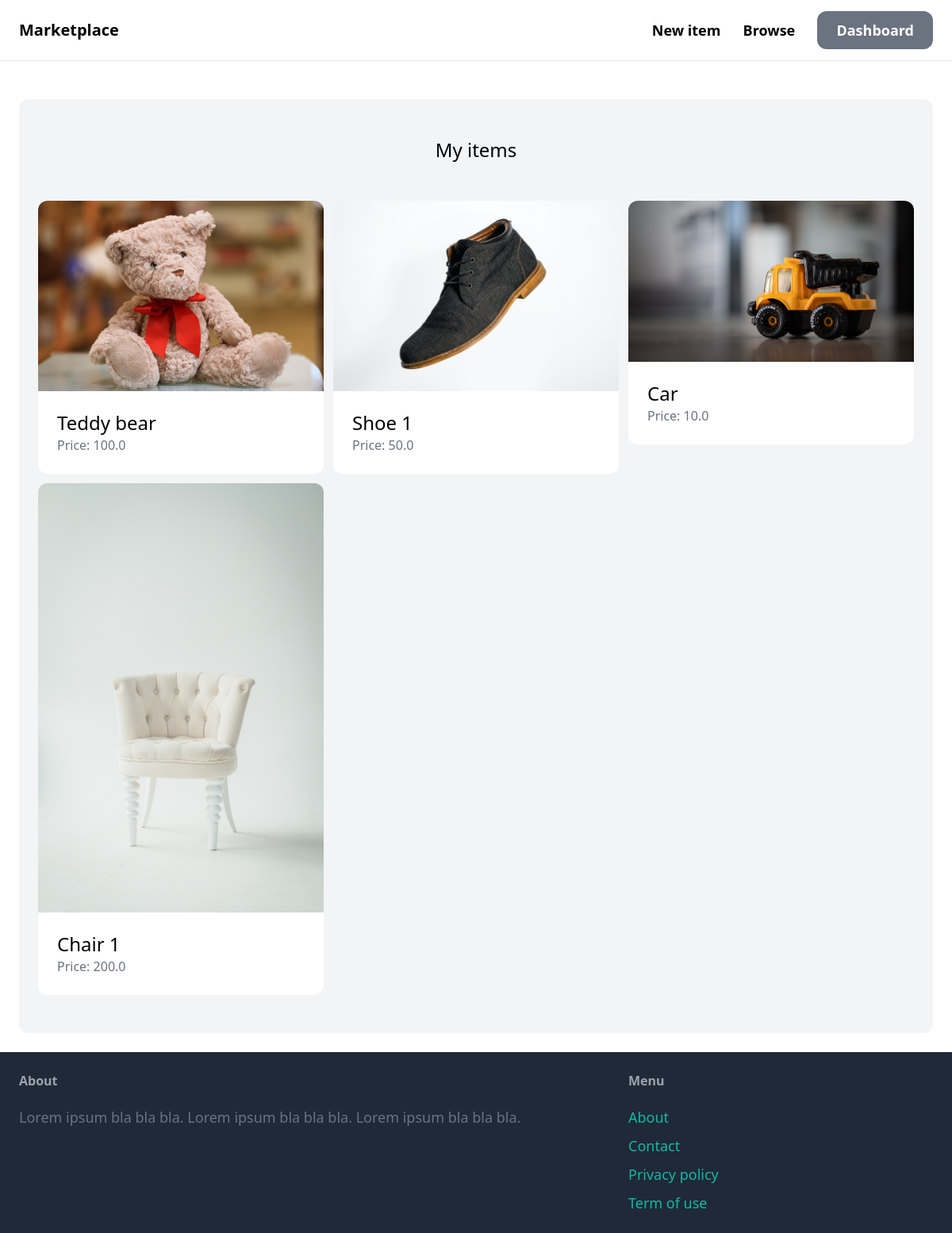
The page /dashboard (signed in) on the database its author committed.
### item/models.py (models this page shows, shortened)
class Item(models.Model):
    category = models.ForeignKey(Category, related_name='items', on_delete=models.CASCADE)
    name = models.CharField(max_length=255)
    description = models.TextField(blank=True, null=True)
    price = models.FloatField()
    image = models.ImageField(upload_to='item_images', blank=True, null=True)
    is_sold = models.BooleanField(default=False)
    created_by = models.ForeignKey(User, related_name='items', on_delete=models.CASCADE)
    created_at = models.DateTimeField(auto_now=True)

### dashboard/views.py (the view)
# urls.py: path('', views.index, name='index'),
@login_required
def index(request):
    items = Item.objects.filter(created_by=request.user)
    return render(request, 'dashboard/index.html', {'items': items})

### dashboard/templates/dashboard/index.html (shortened to what this page needs)
{% extends 'core/base.html' %}
{% block content %}
    <div class="mt-6 px-6 py-12 bg-gray-100 rounded-xl">
        <h2 class="mb-12 text-2xl text-center">My items</h2>
        <div class="grid grid-cols-3 gap-3">
            {% for item in items %}
                <div>
                    <a href="{% url 'item:detail' item.id %}">
                        <div>
                            <img src="{{ item.image.url }}" class="rounded-t-xl">
                        </div>
                        <div class="p-6 bg-white rounded-b-xl">
                            <h2 class="text-2xl">{{ item.name }}</h2>
                            <p class="text-gray-500">Price: {{ item.price }}</p>
                        </div>
                    </a>
                </div>
            {% endfor %}
        </div>
    </div>
{% endblock %}

### rows shown on the page
Item: image (picture), name "Teddy bear", price "100.0"
Item: image (picture), name "Shoe 1", price "50.0"
Item: image (picture), name "Car", price "10.0"
Item: image (picture), name "Chair 1", price "200.0"
